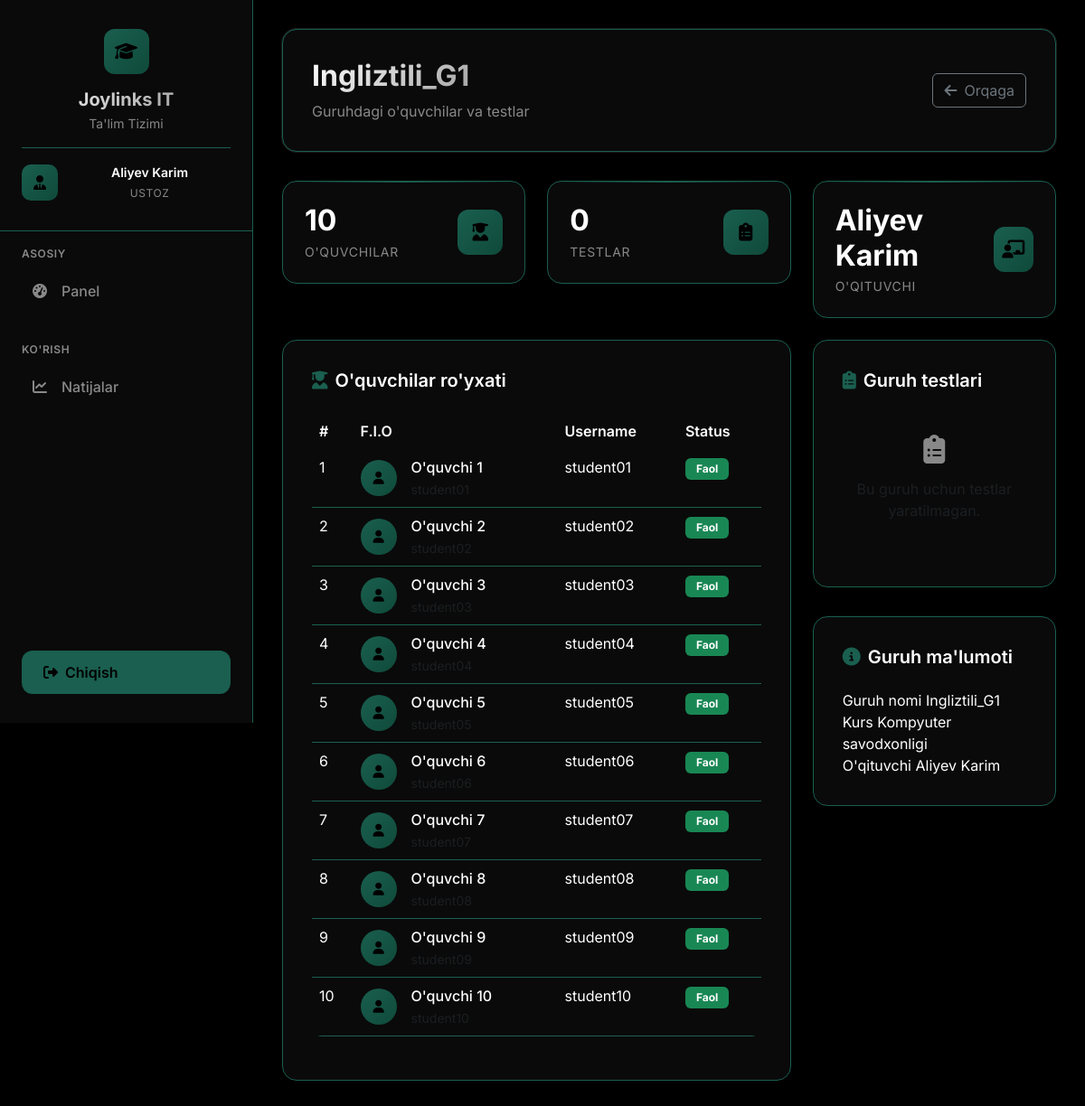
The app's page /teacher/group/1 (signed in) with its own data.
### app.py (models this page shows)
class User(UserMixin, db.Model):
    id = db.Column(db.Integer, primary_key=True)
    username = db.Column(db.String(80), unique=True, nullable=False)
    password_hash = db.Column(db.String(120), nullable=False)
    role = db.Column(db.String(20), nullable=False)  # admin, teacher, student
    full_name = db.Column(db.String(100), nullable=False)
    teacher_profile = db.relationship('Teacher', backref='user', uselist=False)
    student_profile = db.relationship('Student', backref='user', uselist=False)

class Group(db.Model):
    id = db.Column(db.Integer, primary_key=True)
    name = db.Column(db.String(50), nullable=False)
    teacher_id = db.Column(db.Integer, db.ForeignKey('teacher.id'), nullable=False)
    students = db.relationship('Student', backref='group', lazy=True)
    tests = db.relationship('Test', backref='group', lazy=True)

class Student(db.Model):
    id = db.Column(db.Integer, primary_key=True)
    user_id = db.Column(db.Integer, db.ForeignKey('user.id'), nullable=False)
    group_id = db.Column(db.Integer, db.ForeignKey('group.id'), nullable=False)
    results = db.relationship('TestResult', backref='student', lazy=True)

class Course(db.Model):
    id = db.Column(db.Integer, primary_key=True)
    name = db.Column(db.String(100), nullable=False)
    description = db.Column(db.Text)
    created_at = db.Column(db.DateTime, default=datetime.utcnow)

### app.py (the view)
@app.route('/teacher/group/<int:group_id>')
@teacher_required
def teacher_group_students(group_id):
    teacher = Teacher.query.filter_by(user_id=current_user.id).first()
    group = Group.query.filter_by(id=group_id, teacher_id=teacher.id).first_or_404()
    students = db.session.query(Student, User)\
        .join(User, Student.user_id == User.id)\
        .filter(Student.group_id == group_id)\
        .all()
    tests = Test.query.filter_by(group_id=group_id).all()
    return render_template('teacher/group_students_modern.html',
                         group=group,
                         students=students,
                         tests=tests)

### app.py (called while the page is built)
@login_manager.user_loader
def load_user(user_id):
    return User.query.get(int(user_id))

def teacher_required(f):
    @wraps(f)
    def decorated_function(*args, **kwargs):
        if not current_user.is_authenticated or current_user.role != 'teacher':
            flash('Kirish taqiqlangan. O\'qituvchi huquqlari kerak.', 'danger')
            return redirect(url_for('login'))
        return f(*args, **kwargs)
    return decorated_function

### templates/teacher/group_students_modern.html (shortened to what this page needs)
{% extends "base_modern.html" %}
{% block content %}
<div class="page-header">
    <div class="d-flex justify-content-between align-items-center">
        <div>
            <h1 class="page-title">{{ group.name }}</h1>
            <p class="page-subtitle">Guruhdagi o'quvchilar va testlar</p>
        </div>
        <div>
            <a href="{{ url_for('teacher_dashboard') }}" class="btn btn-outline-secondary">
                <i class="fas fa-arrow-left me-2"></i>Orqaga
            </a>
        </div>
    </div>
</div>
<div class="row g-4 mb-4">
    <div class="col-md-4">
        <div class="stats-card">
            <div class="d-flex align-items-center justify-content-between">
                <div>
                    <h3 class="mb-1">{{ students|length }}</h3>
                    <p class="mb-0">O'quvchilar</p>
                </div>
                <div class="stats-icon">
                    <i class="fas fa-user-graduate"></i>
                </div>
            </div>
        </div>
    </div>
    <div class="col-md-4">
        <div class="stats-card">
            <div class="d-flex align-items-center justify-content-between">
                <div>
                    <h3 class="mb-1">{{ tests|length }}</h3>
                    <p class="mb-0">Testlar</p>
                </div>
                <div class="stats-icon">
                    <i class="fas fa-clipboard-list"></i>
                </div>
            </div>
        </div>
    </div>
    <div class="col-md-4">
        <div class="stats-card">
            <div class="d-flex align-items-center justify-content-between">
                <div>
                    <h3 class="mb-1">{{ group.teacher.user.full_name }}</h3>
                    <p class="mb-0">O'qituvchi</p>
                </div>
                <div class="stats-icon">
                    <i class="fas fa-chalkboard-teacher"></i>
                </div>
            </div>
        </div>
    </div>
</div>
<div class="row">
    <div class="col-lg-8">
        <div class="content-card">
            <h5 class="mb-4" style="color: var(--text-primary); font-weight: 600;">
                <i class="fas fa-user-graduate me-2" style="color: var(--accent);"></i>O'quvchilar ro'yxati
            </h5>
            {% if students %}
            <div class="table-responsive">
                <table class="table table-hover">
                    <thead>
                        <tr>
                            <th>#</th>
                            <th>F.I.O</th>
                            <th>Username</th>
                            <th>Status</th>
                        </tr>
                    </thead>
                    <tbody>
                        {% for student, user in students %}
                        <tr>
                            <td>{{ loop.index }}</td>
                            <td>
                                <div class="d-flex align-items-center">
                                    <div class="avatar-sm me-3">
                                        <i class="fas fa-user"></i>
                                    </div>
                                    <div>
                                        <div class="fw-medium">{{ user.full_name }}</div>
                                        <small class="text-muted">{{ user.username }}</small>
                                    </div>
                                </div>
                            </td>
                            <td>{{ user.username }}</td>
                            <td>
                                <span class="badge bg-success">Faol</span>
                            </td>
                        </tr>
                        {% endfor %}
                    </tbody>
                </table>
            </div>
            {% else %}
            <div class="text-center py-4">
                <i class="fas fa-user-graduate fa-2x mb-3" style="color: var(--text-secondary);"></i>
                <p class="text-muted">Bu guruhda hali o'quvchilar yo'q.</p>
            </div>
            {% endif %}
        </div>
    </div>
    <div class="col-lg-4">
        <div class="content-card">
            <h5 class="mb-4" style="color: var(--text-primary); font-weight: 600;">
                <i class="fas fa-clipboard-list me-2" style="color: var(--accent);"></i>Guruh testlari
            </h5>
            {% if tests %}
            <div class="list-group list-group-flush">
                {% for test in tests %}
                <div class="list-group-item d-flex justify-content-between align-items-center">
                    <div>
                        <h6 class="mb-1">{{ test.title }}</h6>
                        <small class="text-muted">
                            <i class="fas fa-clock me-1"></i>{{ test.duration_minutes }} daqiqa
                        </small>
                    </div>
                    <span class="badge bg-primary rounded-pill">Aktiv</span>
                </div>
                {% endfor %}
            </div>
            {% else %}
            <div class="text-center py-4">
                <i class="fas fa-clipboard-list fa-2x mb-3" style="color: var(--text-secondary);"></i>
                <p class="text-muted">Bu guruh uchun testlar yaratilmagan.</p>
            </div>
            {% endif %}
        </div>
        <div class="content-card mt-4">
            <h5 class="mb-4" style="color: var(--text-primary); font-weight: 600;">
                <i class="fas fa-info-circle me-2" style="color: var(--accent);"></i>Guruh ma'lumoti
            </h5>
            <div class="info-section">
                <div class="info-item">
                    <label>Guruh nomi</label>
                    <span>{{ group.name }}</span>
                </div>
                <div class="info-item">
                    <label>Kurs</label>
                    <span>{{ group.teacher.course.name }}</span>
                </div>
                <div class="info-item">
                    <label>O'qituvchi</label>
                    <span>{{ group.teacher.user.full_name }}</span>
                </div>
            </div>
        </div>
    </div>
</div>
{% endblock %}

### templates/base_modern.html (shortened to what this page needs)
<!DOCTYPE html>
<html lang="uz">
<head>
    <link href="https://cdn.jsdelivr.net/npm/bootstrap@5.3.0/dist/css/bootstrap.min.css" rel="stylesheet">
    <link href="https://cdnjs.cloudflare.com/ajax/libs/font-awesome/6.4.0/css/all.min.css" rel="stylesheet">
</head>
<body>
    <aside class="sidebar" id="sidebar">
        <div class="sidebar-header">
            <div class="logo">
                <i class="fas fa-graduation-cap"></i>
            </div>
            <h3>Joylinks IT</h3>
            <p>Ta'lim Tizimi</p>
            {% if current_user.is_authenticated %}
            <div class="user-info">
                <div class="user-avatar">
                    {% if current_user.role == 'admin' %}
                    <i class="fas fa-crown"></i>
                    {% elif current_user.role == 'teacher' %}
                    <i class="fas fa-user-tie"></i>
                    {% elif current_user.role == 'student' %}
                    <i class="fas fa-user-graduate"></i>
                    {% endif %}
                </div>
                <div class="user-details">
                    <div class="user-name">{{ current_user.full_name }}</div>
                    <div class="user-role">
                        {% if current_user.role == 'admin' %}
                        Admin
                        {% elif current_user.role == 'teacher' %}
                        Ustoz
                        {% elif current_user.role == 'student' %}
                        O'quvchi
                        {% endif %}
                    </div>
                </div>
            </div>
            {% endif %}
        </div>
        <nav class="sidebar-nav">
            {% if current_user.role == 'admin' %}
            <div class="nav-section">
                <div class="nav-section-title">Asosiy</div>
                <a href="{{ url_for('admin_dashboard') }}"
                    class="nav-link {% if request.endpoint == 'admin_dashboard' %}active{% endif %}">
                    <i class="fas fa-tachometer-alt"></i>
                    <span>Boshqaruv Paneli</span>
                </a>
                <a href="{{ url_for('admin_analytics') }}"
                    class="nav-link {% if request.endpoint == 'admin_analytics' %}active{% endif %}">
                    <i class="fas fa-chart-pie"></i>
                    <span>Analitika</span>
                </a>
            </div>
            <div class="nav-section">
                <div class="nav-section-title">Boshqaruv</div>
                <a href="{{ url_for('admin_courses') }}"
                    class="nav-link {% if request.endpoint == 'admin_courses' %}active{% endif %}">
                    <i class="fas fa-book"></i>
                    <span>Kurslar</span>
                </a>
                <a href="{{ url_for('admin_students') }}"
                    class="nav-link {% if request.endpoint == 'admin_students' %}active{% endif %}">
                    <i class="fas fa-user-graduate"></i>
                    <span>O'quvchilar</span>
                </a>
                <a href="{{ url_for('admin_teachers') }}"
                    class="nav-link {% if request.endpoint == 'admin_teachers' %}active{% endif %}">
                    <i class="fas fa-chalkboard-teacher"></i>
                    <span>O'qituvchilar</span>
                </a>
                <a href="{{ url_for('admin_results') }}"
                    class="nav-link {% if request.endpoint == 'admin_results' %}active{% endif %}">
                    <i class="fas fa-chart-line"></i>
                    <span>Natijalar</span>
                </a>
            </div>
            {% elif current_user.role == 'teacher' %}
            <div class="nav-section">
                <div class="nav-section-title">Asosiy</div>
                <a href="{{ url_for('teacher_dashboard') }}"
                    class="nav-link {% if request.endpoint == 'teacher_dashboard' %}active{% endif %}">
                    <i class="fas fa-tachometer-alt"></i>
                    <span>Panel</span>
                </a>
            </div>
            <div class="nav-section">
                <div class="nav-section-title">Ko'rish</div>
                <a href="{{ url_for('teacher_results') }}"
                    class="nav-link {% if request.endpoint == 'teacher_results' %}active{% endif %}">
                    <i class="fas fa-chart-line"></i>
                    <span>Natijalar</span>
                </a>
            </div>
            {% endif %}
        </nav>
        <div class="logout-btn">
            <a href="{{ url_for('logout') }}" class="btn-primary-custom w-100">
                <i class="fas fa-sign-out-alt me-2"></i>
                Chiqish
            </a>
        </div>
    </aside>
    <main class="main-content">
        {% block content %}{% endblock %}
    </main>
</body>
</html>

### templates/teacher/group_students_modern.html (style rules this page uses)
.avatar-sm { width: 40px; height: 40px; background: linear-gradient(135deg, var(--accent), var(--accent-hover)); border-radius: 50%; display: flex; align-items: center; justify-content: center; color: var(--bg-primary); font-size: 14px; }
.table { background: var(--bg-card); border-radius: 10px; overflow: hidden; }
.table th { background: var(--bg-secondary); border: none; color: var(--text-primary); font-weight: 600; }
.table td { border: none; border-bottom: 1px solid var(--border); color: var(--text-primary); background: var(--bg-card) !important; }
.table-hover tbody tr { background: var(--bg-card) !important; }
.badge { font-size: 12px; padding: 6px 12px; }

### records on screen
User: full_name "Aliyev Karim", teacher.user.full_name "Aliyev Karim"
Group: name "Ingliztili_G1"
Student: full_name "O'quvchi 1", username "student01"
Student: full_name "O'quvchi 2", username "student02"
Student: full_name "O'quvchi 3", username "student03"
Student: full_name "O'quvchi 4", username "student04"
Student: full_name "O'quvchi 5", username "student05"
Student: full_name "O'quvchi 6", username "student06"
Student: full_name "O'quvchi 7", username "student07"
Student: full_name "O'quvchi 8", username "student08"
Student: full_name "O'quvchi 9", username "student09"
Student: full_name "O'quvchi 10", username "student10"
Course: teacher.course.name "Kompyuter savodxonligi"

### other values on screen
{{ students|length }} "10"
{{ tests|length }} "0"
